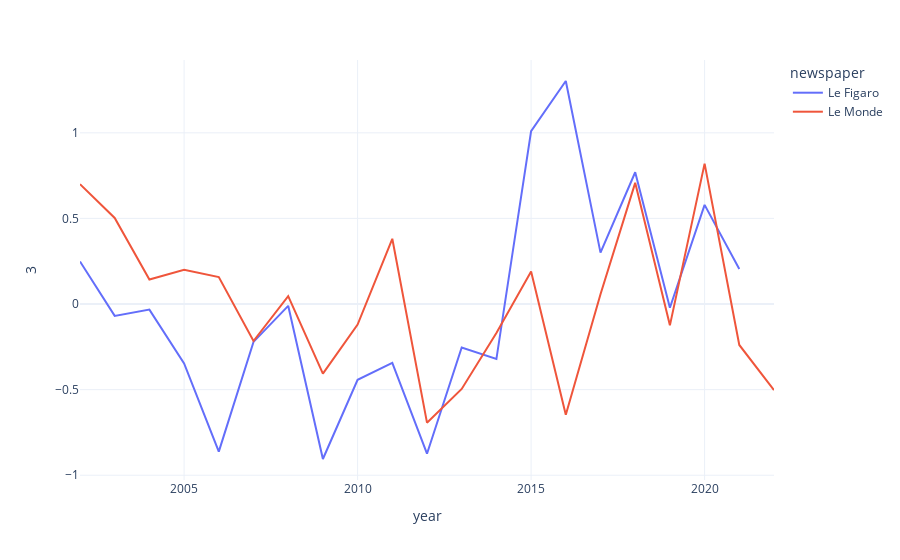

Write notebook code for a chart like this one.
### Code cell
px.line(df_pca, x='year',y=3,color='newspaper')

### Figure 1 — Plotly figure (JSON) as saved in the notebook; plotly's stock layout.template omitted (floating-point values rounded to 4 significant figures)
{"data": [{"hovertemplate": "newspaper=Le Figaro<br>year=%{x}<br>3=%{y}<extra></extra>", "legendgroup": "Le Figaro", "line": {"color": "#636efa", "dash": "solid"}, "marker": {"symbol": "circle"}, "mode": "lines", "name": "Le Figaro", "orientation": "v", "showlegend": true, "type": "scatter", "x": [2002, 2003, 2004, 2005, 2006, 2007, 2008, 2009, 2010, 2011, 2012, 2013, 2014, 2015, 2016, 2017, 2018, 2019, 2020, 2021], "xaxis": "x", "y": [0.2489, -0.06912, -0.03253, -0.3474, -0.862, -0.2214, -0.01052, -0.9052, -0.4429, -0.3441, -0.8742, -0.2542, -0.3213, 1.01, 1.303, 0.3005, 0.7699, -0.02196, 0.5791, 0.2045], "yaxis": "y"}, {"hovertemplate": "newspaper=Le Monde<br>year=%{x}<br>3=%{y}<extra></extra>", "legendgroup": "Le Monde", "line": {"color": "#EF553B", "dash": "solid"}, "marker": {"symbol": "circle"}, "mode": "lines", "name": "Le Monde", "orientation": "v", "showlegend": true, "type": "scatter", "x": [2002, 2003, 2004, 2005, 2006, 2007, 2008, 2009, 2010, 2011, 2012, 2013, 2014, 2015, 2016, 2017, 2018, 2019, 2020, 2021, 2022], "xaxis": "x", "y": [0.7003, 0.5026, 0.1429, 0.1997, 0.1576, -0.2159, 0.04615, -0.4063, -0.1201, 0.381, -0.6931, -0.4963, -0.1697, 0.1906, -0.6469, 0.05736, 0.7077, -0.1245, 0.8203, -0.2391, -0.5028], "yaxis": "y"}], "layout": {"legend": {"title": {"text": "newspaper"}, "tracegroupgap": 0}, "margin": {"t": 60}, "xaxis": {"anchor": "y", "domain": [0, 1], "title": {"text": "year"}}, "yaxis": {"anchor": "x", "domain": [0, 1], "title": {"text": "3"}}}}
